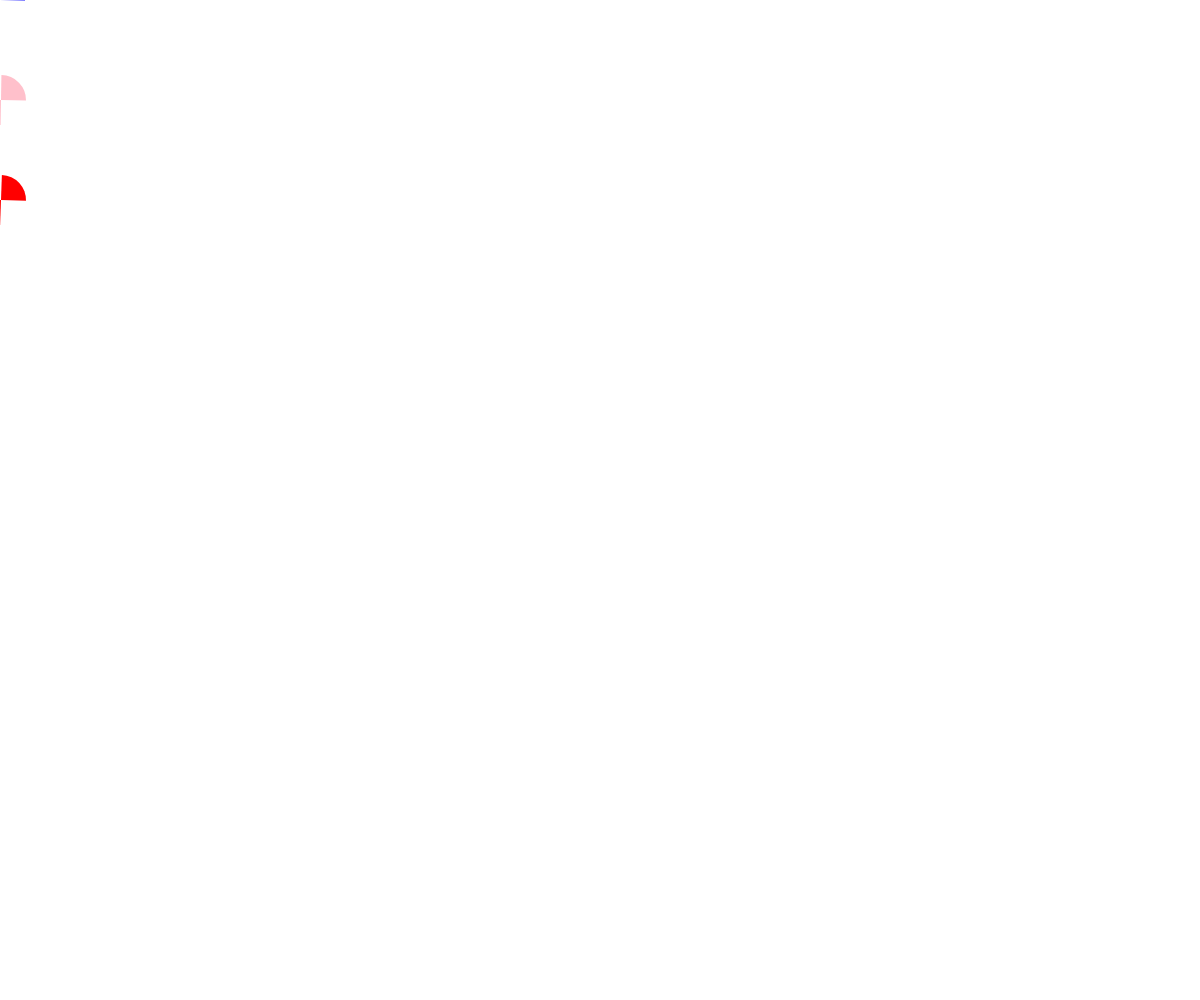
Frame 1 (no input)
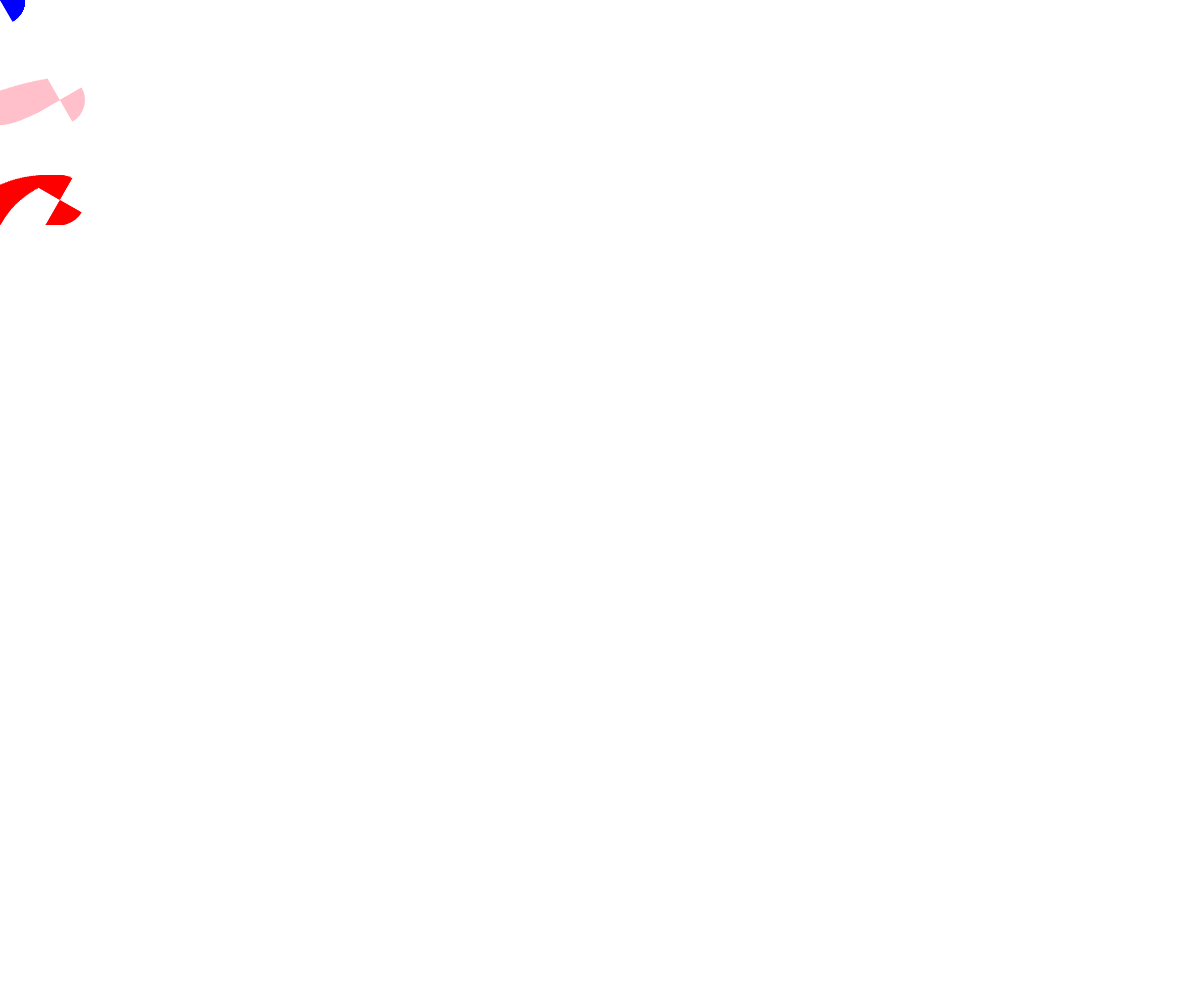
Frame 60 (no input)
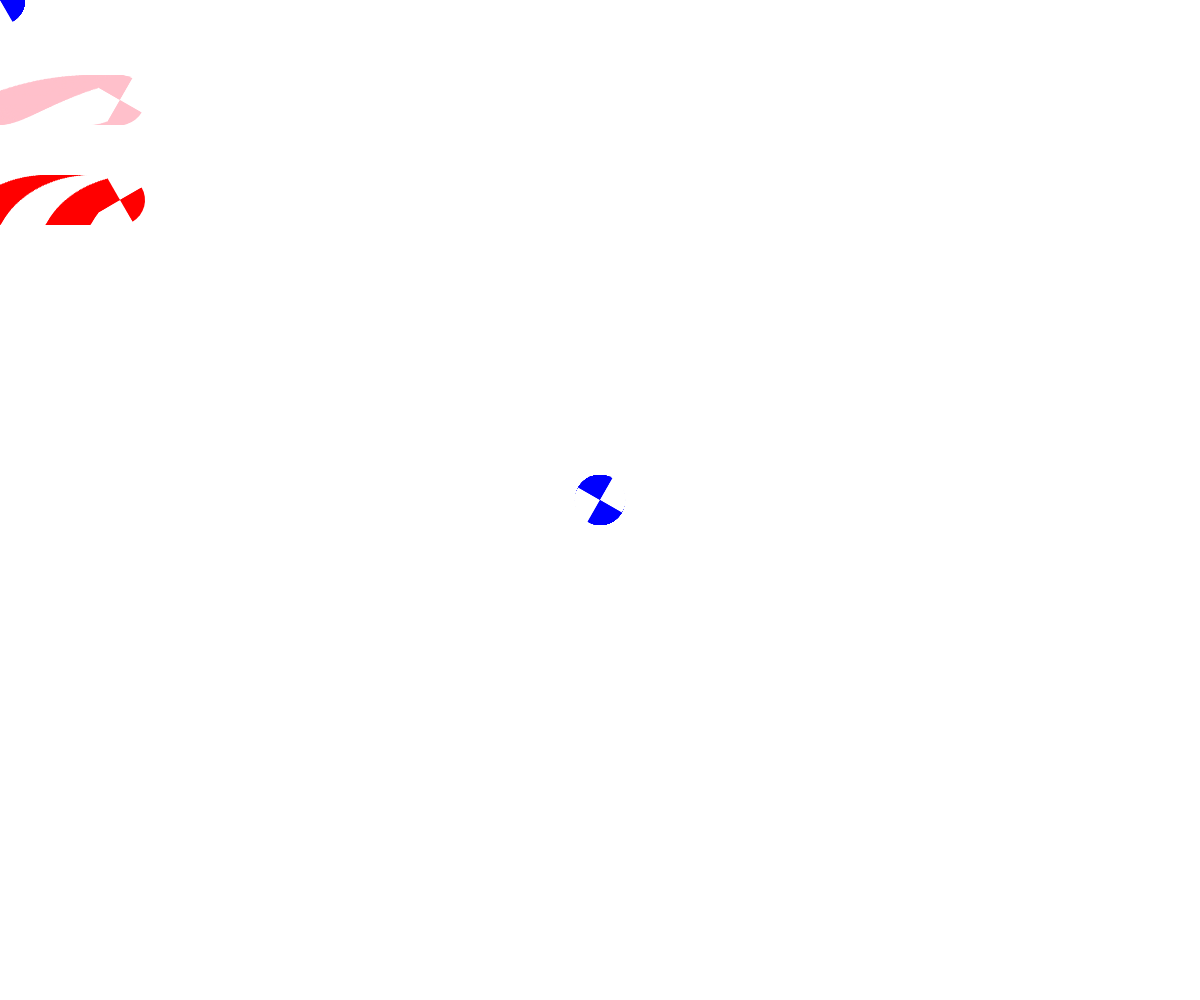
Frame 120 (the mouse pressed at the canvas centre since frame 60)

The p5.js sketch that drew these frames (run headless with seeded random() and noise() and a simulated clock; from frame 60 on, the mouse is pressed at the canvas centre):

// p5.js sketch
// ── sketch.js


function drawCandy(posX, posY, rotation, color) {
	// posX and posY will be used as coordinates for the ellipse
	angleMode(DEGREES); // Change the mode to DEGREES
	push();
	translate(posX, posY);
	rotate(rotation);
	noStroke();
	fill('white')
	arc(0, 0, 50, 50, 0, 90, PIE);
	fill(color)
	arc(0, 0, 50, 50, 90, 180, PIE);
	fill('white')
	arc(0, 0, 50, 50, 180, 270, PIE);
	fill(color)
	arc(0, 0, 50, 50, 270, 360, PIE);
	pop();
}

function setup() {
	createCanvas(windowWidth, windowHeight);
}

// To “call a function” means to order the computer to execute its list of instructions.
// In the call you “pass” it the values of its parameters («This time posX is equal to 100»).

function draw() {
	// This is how to call a function
	drawCandy(frameCount, 100, frameCount, 'pink');
	drawCandy(frameCount, 200, frameCount*2, 'red');
	drawCandy(mouseX, mouseY, frameCount, 'blue')
}
